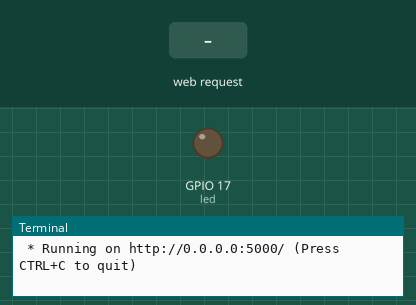
Recording of a program running on a simulated Raspberry Pi (BCM pin numbers). Shown: output pins drawn as LEDs (lit = HIGH), the last lines printed to the terminal. Dashed ring = blinking. Inputs (shaded band) come from the test bench. The clock reads 2024-03-15 10:24:30 at power-on unless the program sets it.

Above: at 1.2 s.
1.3 s: HTTP request for /led/blink received
At 1.55 s:
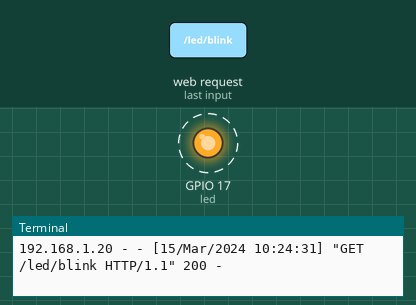
4.3 s: HTTP request for /led/on received
At 4.6 s:
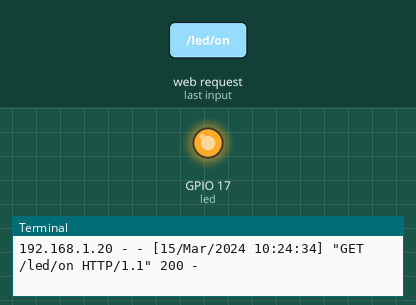
5.8 s: HTTP request for /led/off received
At 6.9 s:
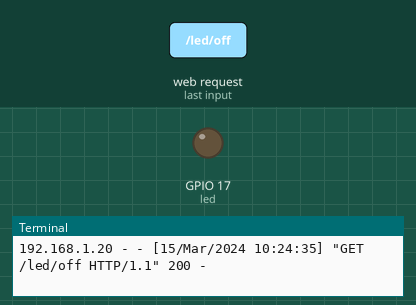
Timing chart, 0 to 8.8 s (numbered marks = the images above; inputs shaded):
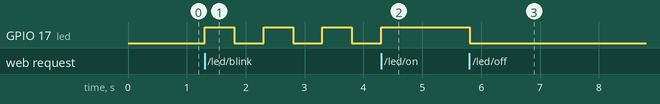

Measured:
- after the input at 1.3 s, GPIO 17 (led): alternates HIGH for 0.50 s and LOW for 0.50 s, starting at once
- after the input at 4.3 s, GPIO 17 (led): goes on until 4.3 s, then stays HIGH
- after the input at 5.8 s, GPIO 17 (led): HIGH → LOW at once

The program:

check_for_led.py
```python
from flask import Flask
from gpiozero import LED
from time import sleep

app = Flask(__name__)
led = LED(17)

@app.route('/led/on')
def led_on():
    led.on()
    return "LED is ON"

@app.route('/led/off')
def led_off():
    led.off()
    return "LED is OFF"

@app.route('/led/blink')
def led_blink():
    led.blink(on_time=0.5, off_time=0.5)
    return "LED is BLINKING"

if __name__ == '__main__':
    app.run(host='0.0.0.0', port=5000)
```
